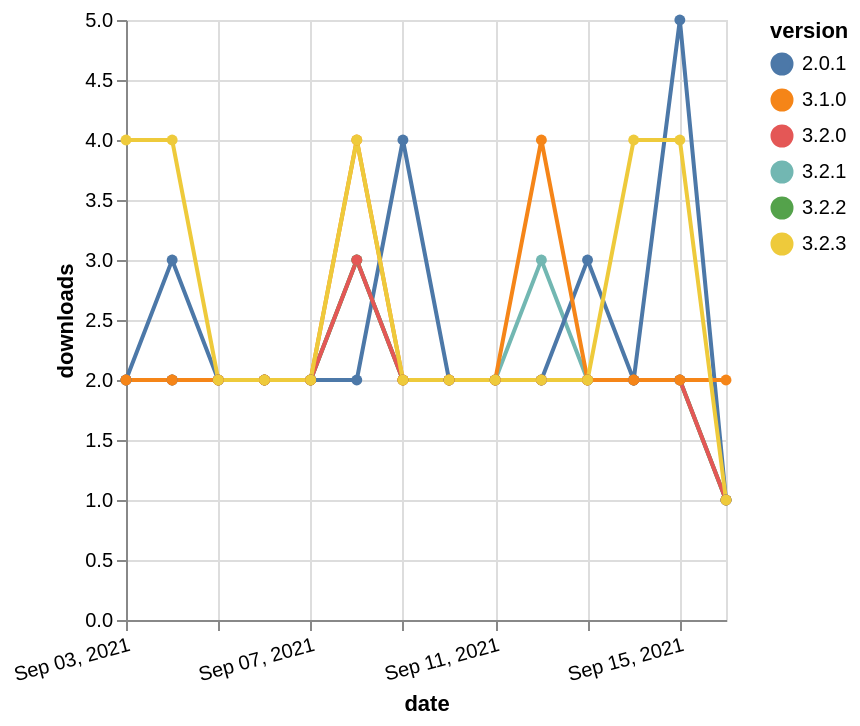

Write a Vega-Lite specification for this figure.
### Vega-Lite specification from a JSON file in a GitHub repository (floating-point values rounded to 4 significant figures)
{"$schema": "https://vega.github.io/schema/vega-lite/v5.json", "description": "A simple bar chart with embedded data.", "data": {"values": [{"date": "2021-09-03", "total": 436, "delta": 2, "version": "3.2.1"}, {"date": "2021-09-04", "total": 438, "delta": 2, "version": "3.2.1"}, {"date": "2021-09-05", "total": 440, "delta": 2, "version": "3.2.1"}, {"date": "2021-09-06", "total": 442, "delta": 2, "version": "3.2.1"}, {"date": "2021-09-07", "total": 444, "delta": 2, "version": "3.2.1"}, {"date": "2021-09-08", "total": 447, "delta": 3, "version": "3.2.1"}, {"date": "2021-09-09", "total": 449, "delta": 2, "version": "3.2.1"}, {"date": "2021-09-10", "total": 451, "delta": 2, "version": "3.2.1"}, {"date": "2021-09-11", "total": 453, "delta": 2, "version": "3.2.1"}, {"date": "2021-09-12", "total": 456, "delta": 3, "version": "3.2.1"}, {"date": "2021-09-13", "total": 458, "delta": 2, "version": "3.2.1"}, {"date": "2021-09-14", "total": 460, "delta": 2, "version": "3.2.1"}, {"date": "2021-09-15", "total": 462, "delta": 2, "version": "3.2.1"}, {"date": "2021-09-16", "total": 463, "delta": 1, "version": "3.2.1"}, {"date": "2021-09-03", "total": 2713, "delta": 2, "version": "2.0.1"}, {"date": "2021-09-04", "total": 2716, "delta": 3, "version": "2.0.1"}, {"date": "2021-09-05", "total": 2718, "delta": 2, "version": "2.0.1"}, {"date": "2021-09-06", "total": 2720, "delta": 2, "version": "2.0.1"}, {"date": "2021-09-07", "total": 2722, "delta": 2, "version": "2.0.1"}, {"date": "2021-09-08", "total": 2724, "delta": 2, "version": "2.0.1"}, {"date": "2021-09-09", "total": 2728, "delta": 4, "version": "2.0.1"}, {"date": "2021-09-10", "total": 2730, "delta": 2, "version": "2.0.1"}, {"date": "2021-09-11", "total": 2732, "delta": 2, "version": "2.0.1"}, {"date": "2021-09-12", "total": 2734, "delta": 2, "version": "2.0.1"}, {"date": "2021-09-13", "total": 2737, "delta": 3, "version": "2.0.1"}, {"date": "2021-09-14", "total": 2739, "delta": 2, "version": "2.0.1"}, {"date": "2021-09-15", "total": 2744, "delta": 5, "version": "2.0.1"}, {"date": "2021-09-16", "total": 2745, "delta": 1, "version": "2.0.1"}, {"date": "2021-09-03", "total": 375, "delta": 2, "version": "3.2.2"}, {"date": "2021-09-04", "total": 377, "delta": 2, "version": "3.2.2"}, {"date": "2021-09-05", "total": 379, "delta": 2, "version": "3.2.2"}, {"date": "2021-09-06", "total": 381, "delta": 2, "version": "3.2.2"}, {"date": "2021-09-07", "total": 383, "delta": 2, "version": "3.2.2"}, {"date": "2021-09-08", "total": 386, "delta": 3, "version": "3.2.2"}, {"date": "2021-09-09", "total": 388, "delta": 2, "version": "3.2.2"}, {"date": "2021-09-10", "total": 390, "delta": 2, "version": "3.2.2"}, {"date": "2021-09-11", "total": 392, "delta": 2, "version": "3.2.2"}, {"date": "2021-09-12", "total": 394, "delta": 2, "version": "3.2.2"}, {"date": "2021-09-13", "total": 396, "delta": 2, "version": "3.2.2"}, {"date": "2021-09-14", "total": 398, "delta": 2, "version": "3.2.2"}, {"date": "2021-09-15", "total": 400, "delta": 2, "version": "3.2.2"}, {"date": "2021-09-16", "total": 401, "delta": 1, "version": "3.2.2"}, {"date": "2021-09-03", "total": 516, "delta": 2, "version": "3.2.0"}, {"date": "2021-09-04", "total": 518, "delta": 2, "version": "3.2.0"}, {"date": "2021-09-05", "total": 520, "delta": 2, "version": "3.2.0"}, {"date": "2021-09-06", "total": 522, "delta": 2, "version": "3.2.0"}, {"date": "2021-09-07", "total": 524, "delta": 2, "version": "3.2.0"}, {"date": "2021-09-08", "total": 527, "delta": 3, "version": "3.2.0"}, {"date": "2021-09-09", "total": 529, "delta": 2, "version": "3.2.0"}, {"date": "2021-09-10", "total": 531, "delta": 2, "version": "3.2.0"}, {"date": "2021-09-11", "total": 533, "delta": 2, "version": "3.2.0"}, {"date": "2021-09-12", "total": 535, "delta": 2, "version": "3.2.0"}, {"date": "2021-09-13", "total": 537, "delta": 2, "version": "3.2.0"}, {"date": "2021-09-14", "total": 539, "delta": 2, "version": "3.2.0"}, {"date": "2021-09-15", "total": 541, "delta": 2, "version": "3.2.0"}, {"date": "2021-09-16", "total": 542, "delta": 1, "version": "3.2.0"}, {"date": "2021-09-03", "total": 2761, "delta": 2, "version": "3.1.0"}, {"date": "2021-09-04", "total": 2763, "delta": 2, "version": "3.1.0"}, {"date": "2021-09-05", "total": 2765, "delta": 2, "version": "3.1.0"}, {"date": "2021-09-06", "total": 2767, "delta": 2, "version": "3.1.0"}, {"date": "2021-09-07", "total": 2769, "delta": 2, "version": "3.1.0"}, {"date": "2021-09-08", "total": 2773, "delta": 4, "version": "3.1.0"}, {"date": "2021-09-09", "total": 2775, "delta": 2, "version": "3.1.0"}, {"date": "2021-09-10", "total": 2777, "delta": 2, "version": "3.1.0"}, {"date": "2021-09-11", "total": 2779, "delta": 2, "version": "3.1.0"}, {"date": "2021-09-12", "total": 2783, "delta": 4, "version": "3.1.0"}, {"date": "2021-09-13", "total": 2785, "delta": 2, "version": "3.1.0"}, {"date": "2021-09-14", "total": 2787, "delta": 2, "version": "3.1.0"}, {"date": "2021-09-15", "total": 2789, "delta": 2, "version": "3.1.0"}, {"date": "2021-09-16", "total": 2791, "delta": 2, "version": "3.1.0"}, {"date": "2021-09-03", "total": 551, "delta": 4, "version": "3.2.3"}, {"date": "2021-09-04", "total": 555, "delta": 4, "version": "3.2.3"}, {"date": "2021-09-05", "total": 557, "delta": 2, "version": "3.2.3"}, {"date": "2021-09-06", "total": 559, "delta": 2, "version": "3.2.3"}, {"date": "2021-09-07", "total": 561, "delta": 2, "version": "3.2.3"}, {"date": "2021-09-08", "total": 565, "delta": 4, "version": "3.2.3"}, {"date": "2021-09-09", "total": 567, "delta": 2, "version": "3.2.3"}, {"date": "2021-09-10", "total": 569, "delta": 2, "version": "3.2.3"}, {"date": "2021-09-11", "total": 571, "delta": 2, "version": "3.2.3"}, {"date": "2021-09-12", "total": 573, "delta": 2, "version": "3.2.3"}, {"date": "2021-09-13", "total": 575, "delta": 2, "version": "3.2.3"}, {"date": "2021-09-14", "total": 579, "delta": 4, "version": "3.2.3"}, {"date": "2021-09-15", "total": 583, "delta": 4, "version": "3.2.3"}, {"date": "2021-09-16", "total": 584, "delta": 1, "version": "3.2.3"}]}, "width": "container", "mark": {"type": "line", "point": {"filled": true}}, "encoding": {"x": {"field": "date", "type": "temporal", "timeUnit": "yearmonthdate", "title": "date", "axis": {"labelAngle": -15}}, "y": {"field": "delta", "type": "quantitative", "title": "downloads"}, "color": {"field": "version", "type": "nominal"}, "tooltip": {"field": "delta"}}}
